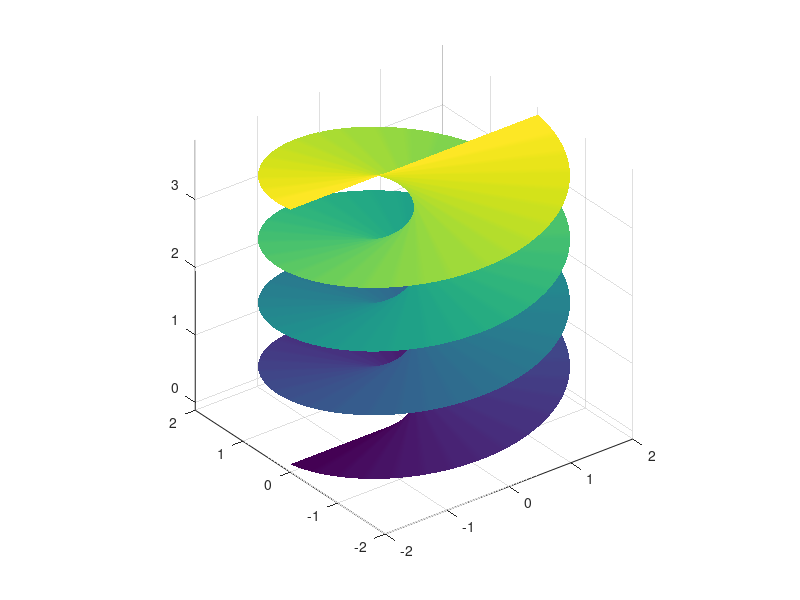

Source code (MATLAB):
u = linspace(-2, 2, 200);
v = linspace(0, 4*pi, 200);
[U,V] = meshgrid(u, v);

c = 0.3;

X = U .* cos(V);
Y = U .* sin(V);
Z = c * V;

surf(X,Y,Z)
shading interp
axis equal
